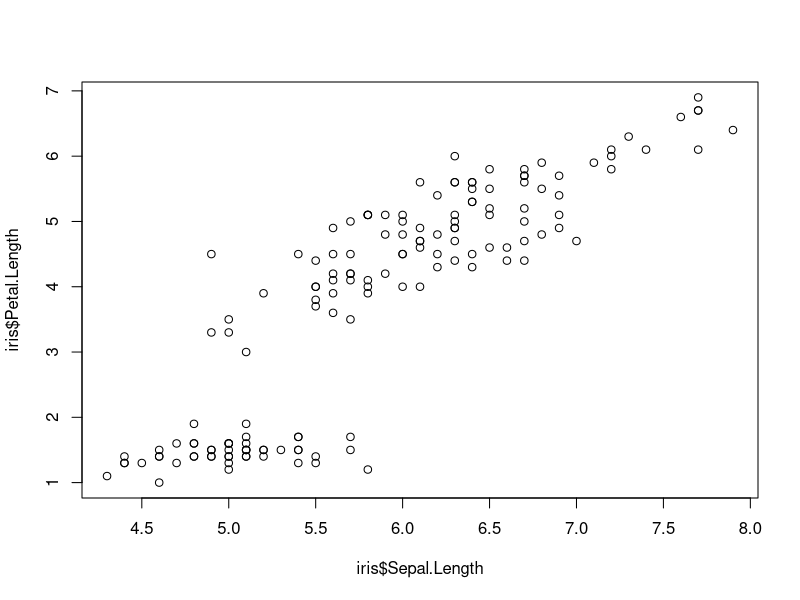
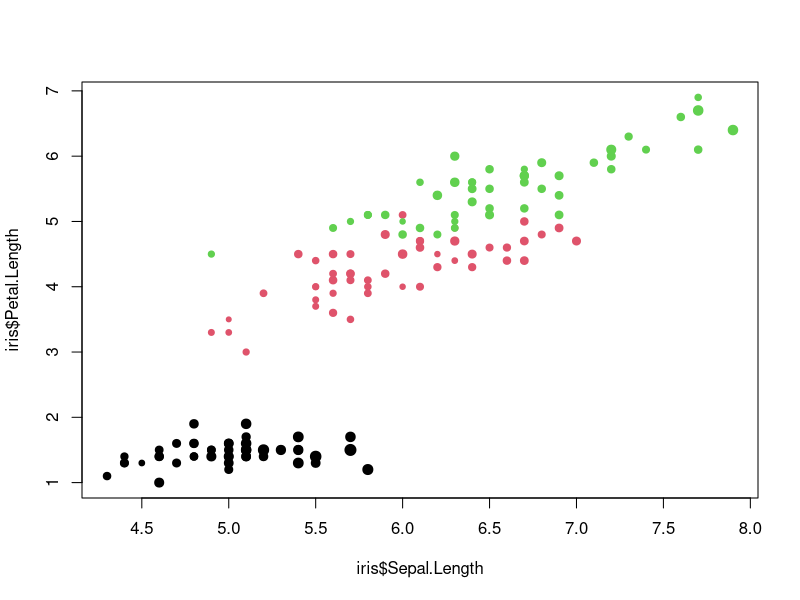
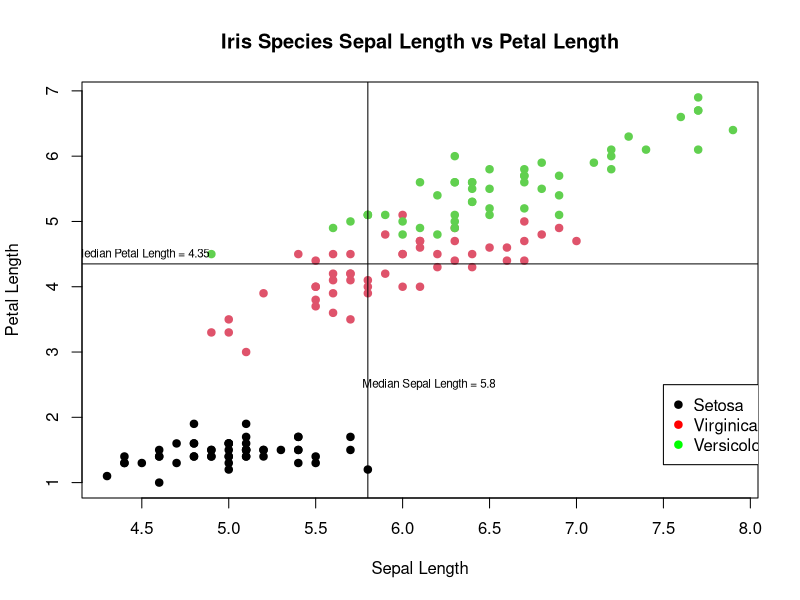
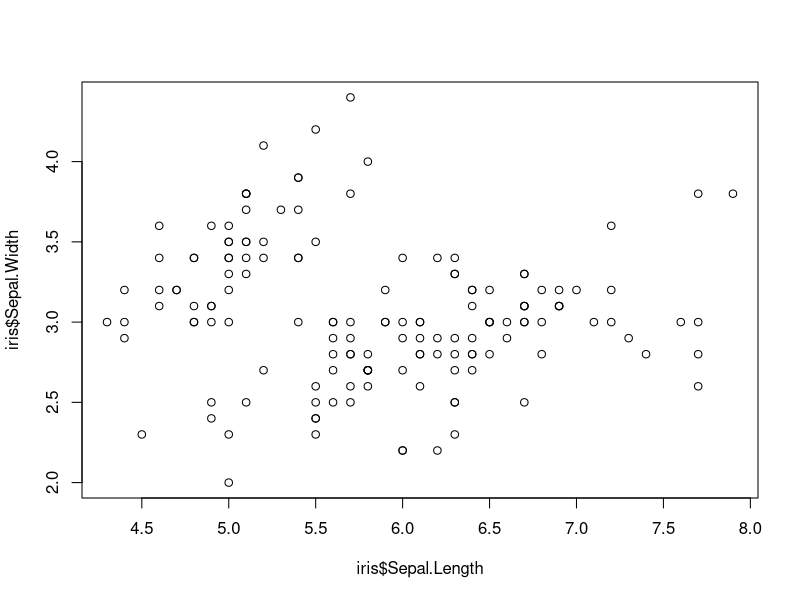
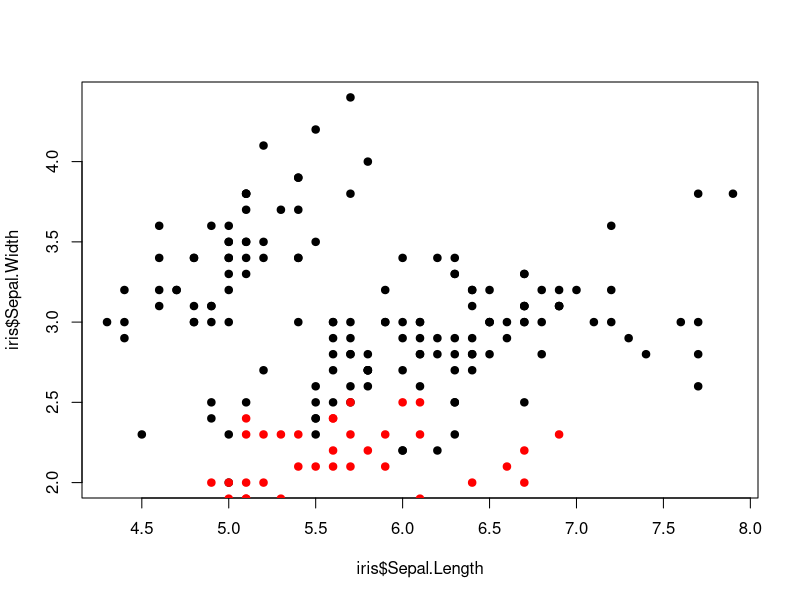
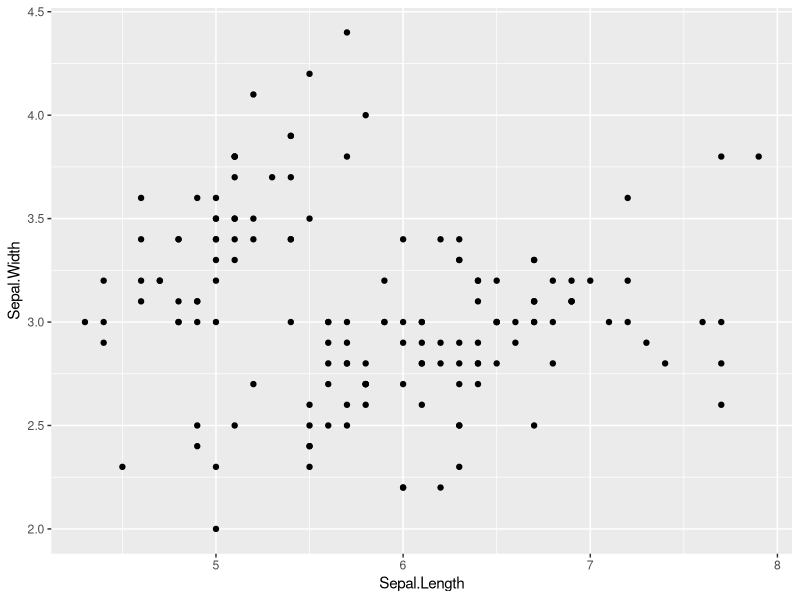
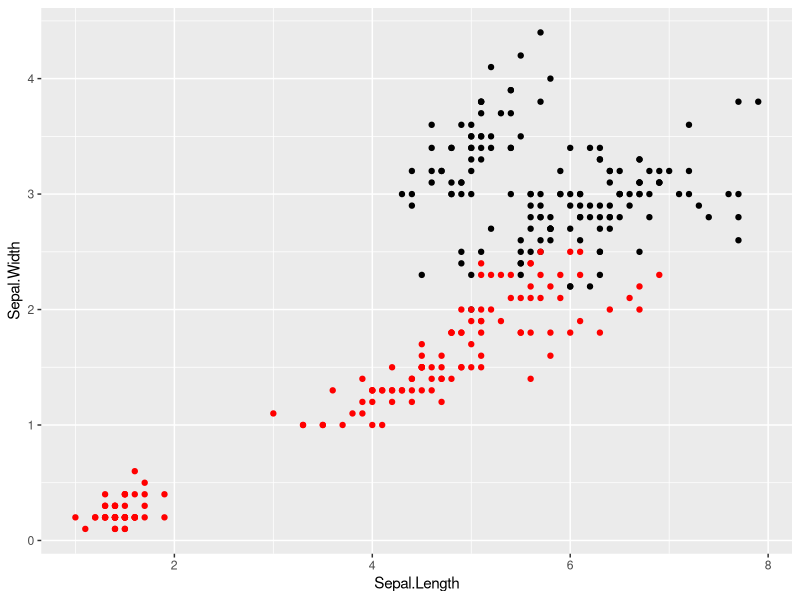
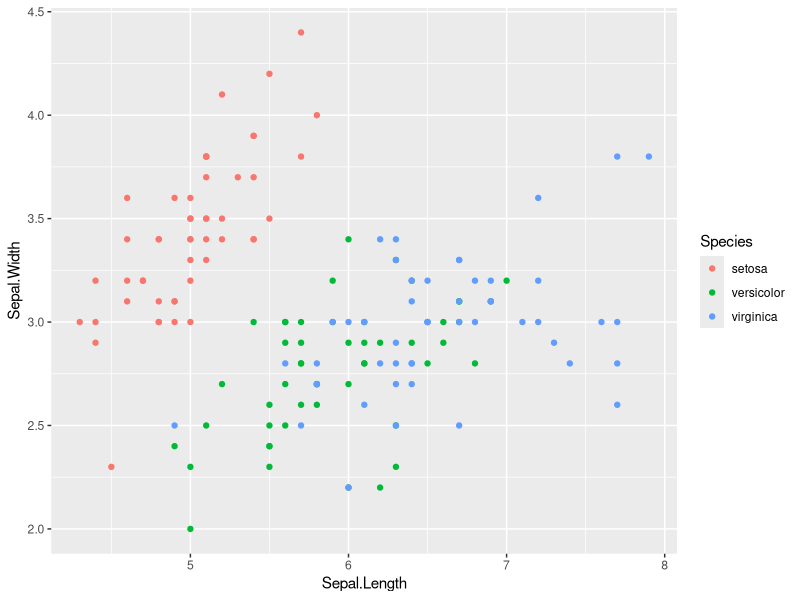

Generate these figures, in order, with R:
# This script was used during an introductory workshop for ggplot2 in Spring 
# 2017 as part of the Middlebury Data Study Group. For more information on the 
# group, visit our website at http://go.middlebury.edu/studygroup. This workshop
# was created and run by Ryan Clement, Data Services Librarian. 

# Install and load necessary packages for the workshop. 
install.packages("tidyverse")
library(tidyverse)

##############################################################
# Super Quick Intro to R functionality for complete newbies. #
##############################################################

# See your working directory
getwd()

# Set your working directory
setwd("~/experiements/studyGroup/meetings/agendas")
getwd()

# Use R as a calculator
2 + 2
2 * 2
2.0/2.1
2^2*((3/4) + 6)
3%%2

# Assign a value to a variable
x <- 3
x**2
x
y <- x**2
x + y

# Scalars, vectors, and matrices. You've seen scalars above, such as x <- 3. 
# Vectors are assigend the same way, use the concatenate function c():
x <- c(3, 4, 6, 7, 2)
x

# You can still use arithmetic, etc. on vectors
x <- c(3, 4, 6, 7, 2)
x * 3

# Matrices are two-dimensional vectors.
x <- matrix(c(3, 4, 6, 7, 2, 1), ncol = 2)
x

# Data frames are matrices with names for rows/columns.
x <- matrix(c(3, 4, 6, 7, 2, 1), ncol = 2)
as.data.frame(x)

# Again, you can still use arithmetic, etc. on matrices and data frames
x <- matrix(c(3, 4, 6, 7, 2, 1), ncol = 2)
x*3
as.data.frame(x) * 3

# This has just been the briefest intro to R - there are many great resources 
# for learning the basics, such as ...

# R has many packages for many different types of statistical and visual 
# analysis. We're going to look at one of the most popular and powerful packages
# for visualization, ggplot2. First, let's take a look at the base R 
# visualization tools. We're going to use two datasets from R today, one called 
# iris, [CITATION], and one called diamonds [CITATION]. Let's take a look at 
# iris first. 

str(iris)
head(iris)

# We can use base R plot() function to make a simple scatterplot.

plot(iris$Sepal.Length, iris$Petal.Length)

# We can add colors based on the species variable, size the points based on 
# a formula, and change the symbology.

plot(iris$Sepal.Length, iris$Petal.Length, 
     col = iris$Species, 
     pch = 19,
     cex = iris$Sepal.Width/median(iris$Sepal.Width))

# However, we're missing a legend! In base R plotting, you need to add legends 
# and proper labels yourself.

plot(iris$Sepal.Length, iris$Petal.Length, 
     col = iris$Species, 
     pch = 19,
     xlab = "Sepal Length",
     ylab = "Petal Length", 
     main = "Iris Species Sepal Length vs Petal Length")
legend(7.5, 2.5, 
       c("Setosa", "Virginica", "Versicolor"), 
       pch = 19, 
       col = c("black", "red", "green"))

# You can also add other annotations like median lines to a basic plot.

abline(v = median(iris$Sepal.Length), h = median(iris$Petal.Length) )
text(4.5, median(iris$Petal.Length) + 0.15, 
     paste("Median Petal Length =", median(iris$Petal.Length)),
     cex = 0.7)
text(median(iris$Sepal.Length) + 0.35, 2.5, 
     paste("Median Sepal Length =", median(iris$Sepal.Length)),
     cex = 0.7)


# BUT THERE IS AN EASIER WAY! Using the ggplot2 package, part of the 
# "tidyverse," we can more easily make graphs that look great. ggplot2 handles
# a lot of the decisions, such as making labels, for you! It also makes objects, 
# not static plots, so we can manipulate them rather than just building them up 
# by drawing over the already made plots.

# For example, in base plot, if we go back to our basic scatterplot:

plot(iris$Sepal.Length, iris$Sepal.Width)

# and then decide we want to add the width data as well, we can do that like 
# this:

plot(iris$Sepal.Length, iris$Sepal.Width, pch = 19)
points(iris$Petal.Length, iris$Petal.Width, pch = 19, col = "red")

# What's wrong with this? The new points (the red ones) were simply added onto 
# the existing plot. So, in addition to having no legend, our plot is cut off at 
# the bottom.

# This isn't a problem with ggplot, where the graph is an "object" that can be 
# changed and manipulated. Let's make our first ggplot graph.

ggplot(iris, aes(x = Sepal.Length, y = Sepal.Width)) + geom_point()

ggplot(iris, aes(x = Sepal.Length, y = Sepal.Width)) + geom_point() + 
  geom_point(aes(x = Petal.Length, y = Petal.Width), col = "red")

# As you can see, our graph size changes. Still no legend though! But that's 
# because, even though the method above makes a graph, it's NOT THE RIGHT WAY
# TO DO IT. First we need to talk about the Grammar of Graphics, and tidy data.

# The Grammar of Graphics talks about 7 layers visualizations use: (1) Data, 
# (2) Aesthetic Mappings, (3) Geometric Objects, (4) Scales, (5) Faceting, 
# (6) Statistical Transformations, and (7) Coordinate Systems. For any ggplot 
# visualization, you MUST specify the first 3 of these. If you don't specify
# the others, ggplot will take care of them for you with defaults. 

# Start with the data, and aesthetic mappings.

g <- ggplot(data = iris, aes(x = Sepal.Length, y = Sepal.Width, col = Species))

# Add a geometric object

g + geom_point()

# Add facets, if you want

g + geom_point() + facet_wrap(~Species)

# Add a statistical transformation

g + geom_point() + facet_wrap(~Species) + stat_smooth(method = lm)

# And so on. So how do we make the graph from above of Sepal and Petal Length
# vs Sepal and Petal Width properly?

# If you look again at the head(iris), you'll see that the data has 4 columns 
# which actually contain three values each. For example, Sepal Length stores
# not only the value (the length), but also the fact that the measurement is
# length, and the flower part is the sepal. Transforming the data into tidy
# data, as below, can give us access to ALL of our data in order to make the
# plots we're trying to make. 

#############################
#### CLEANING IRIS DATA #####
#############################

# Making iris_tidy by using tidyr functions gather() and separate(). Gathers
# all non-categorial headers into one column, key, and then associates them 
# with their previous values, which it puts into the Value column. You can just
# run this code.

iris_tidy <- iris %>%
  gather(key, Value, - Species) %>%
  separate(key, c("Part", "Measure"), "\\.") 

# Making iris_wide uses the same tidyr functions as above, plus the function 
# spread(). First, so that we can keep track of which measures belong to which 
# flower, we need to add a unique identifier in a column called Flower.

iris$Flower <- 1:nrow(iris)

iris_wide <- iris %>%
  gather(key, value, -Species, -Flower) %>%
  separate(key, c("Part", "Measure"), "\\.") %>%
  spread(Measure, value)

head(iris_tidy)
head(iris_wide)

ggplot(iris_wide, aes(x = Length, y = Width, col = Part)) + geom_point()


ggplot(iris_wide, aes(x = Length, y = Width, col = Part)) + geom_point() + facet_wrap(~Species, nrow = 2)

ggplot(iris_tidy, aes(x = Part, y = Value, col = Measure)) + geom_point() + facet_grid(~Species)

ggplot(iris_tidy, aes(x = Part, y = Value, col = Measure)) + geom_boxplot() + facet_grid(~Species)